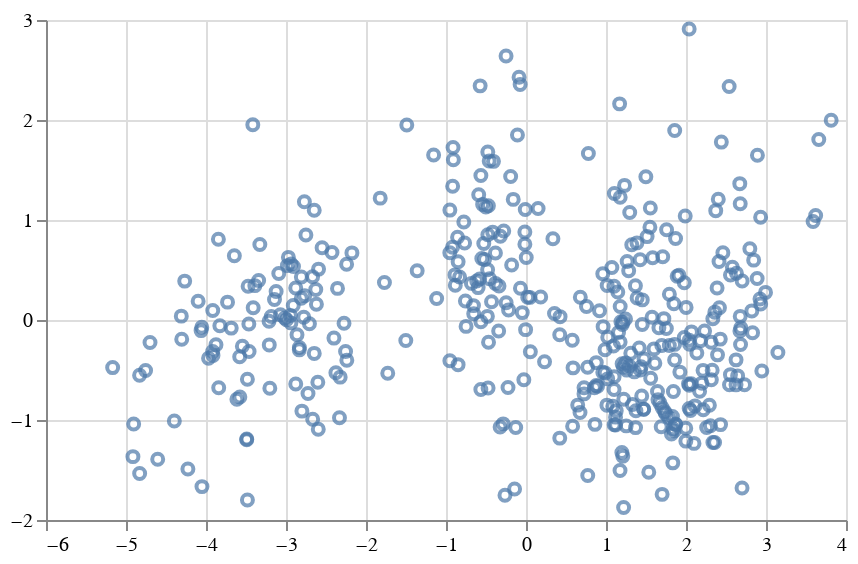

Notebook cell for this chart:
### Code cell
using Queryverse,VegaDatasets,IndexedTables
@vlplot(:point,x=Yte[1,:],y=Yte[2,:],height=250,width=400)

### Figure 1 — Vega-Lite specification as saved in the notebook (floating-point values rounded to 4 significant figures; data arrays with more than 128 entries replaced by an {"elided": "..."} marker saying what was removed)
{"data": {"values": {"elided": "392 records"}}, "encoding": {"x": {"field": "x", "title": null, "type": "quantitative"}, "y": {"field": "y", "title": null, "type": "quantitative"}}, "height": 250, "mark": "point", "width": 400}
